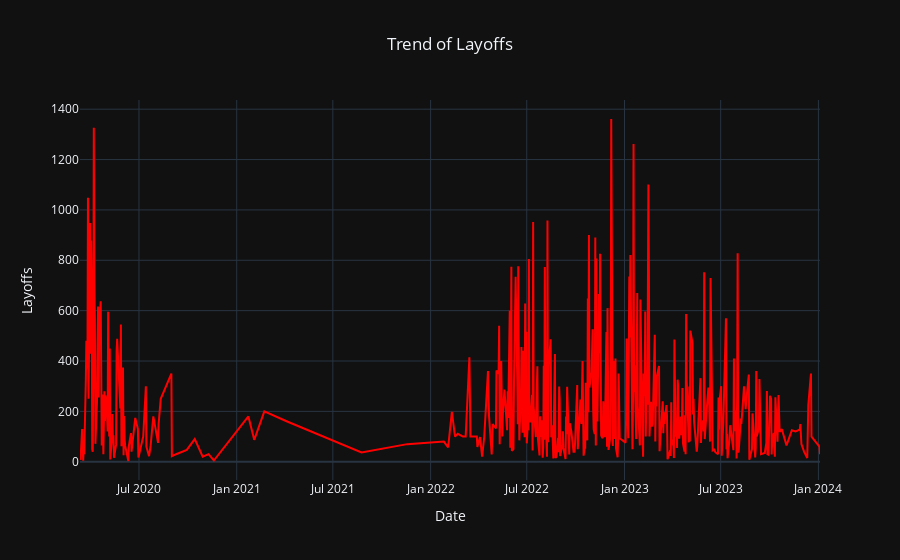

The notebook cell saved with this chart:
### Code cell
clean_df.loc[:, 'Date'] = pd.to_datetime(clean_df['Date'])

date_layoffs = (
    clean_df
    .groupby('Date')['Layoffs']
    .sum()
    .reset_index()
)

# Time series plot for layoffs over time
fig_date = px.line(
    date_layoffs,
    x = 'Date',
    y = 'Layoffs',
    title = 'Trend of Layoffs',
    template = 'plotly_dark'
)

fig_date.update_layout(title_x = 0.5)
fig_date.update_traces(line_color = 'red')

fig_date.show()

### Figure 1 — Plotly figure (JSON) as saved in the notebook; plotly's stock layout.template omitted (floating-point values rounded to 4 significant figures; data arrays with more than 128 entries replaced by an {"elided": "..."} marker saying what was removed)
{"data": [{"hovertemplate": "Date=%{x}<br>Layoffs=%{y}<extra></extra>", "legendgroup": "", "line": {"color": "red", "dash": "solid"}, "marker": {"symbol": "circle"}, "mode": "lines", "name": "", "orientation": "v", "showlegend": false, "type": "scatter", "x": {"elided": "444 str values"}, "xaxis": "x", "y": {"elided": "444 int values"}, "yaxis": "y"}], "layout": {"legend": {"tracegroupgap": 0}, "title": {"text": "Trend of Layoffs", "x": 0.5}, "xaxis": {"anchor": "y", "domain": [0, 1], "title": {"text": "Date"}}, "yaxis": {"anchor": "x", "domain": [0, 1], "title": {"text": "Layoffs"}}}}
